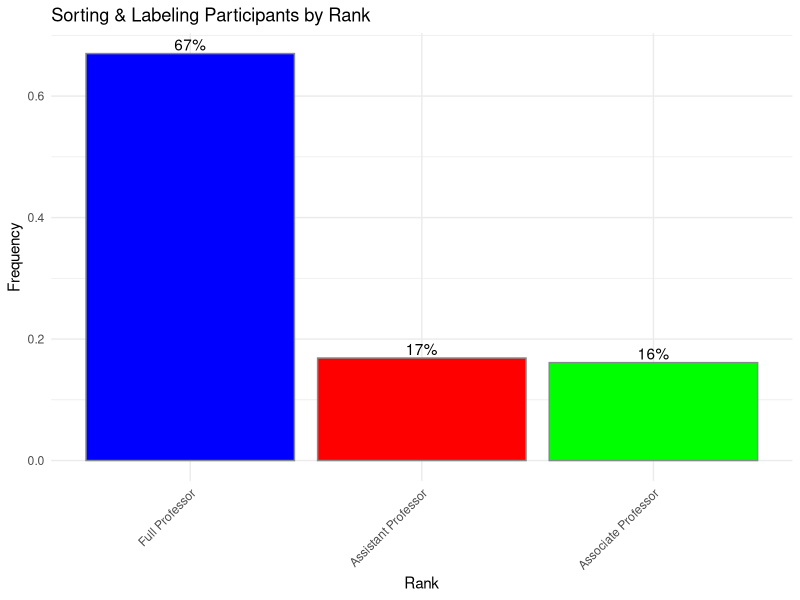
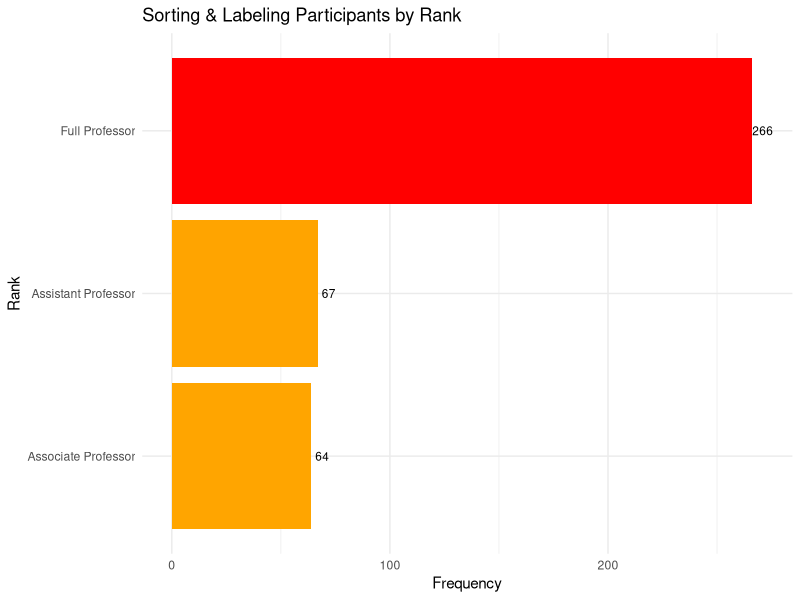
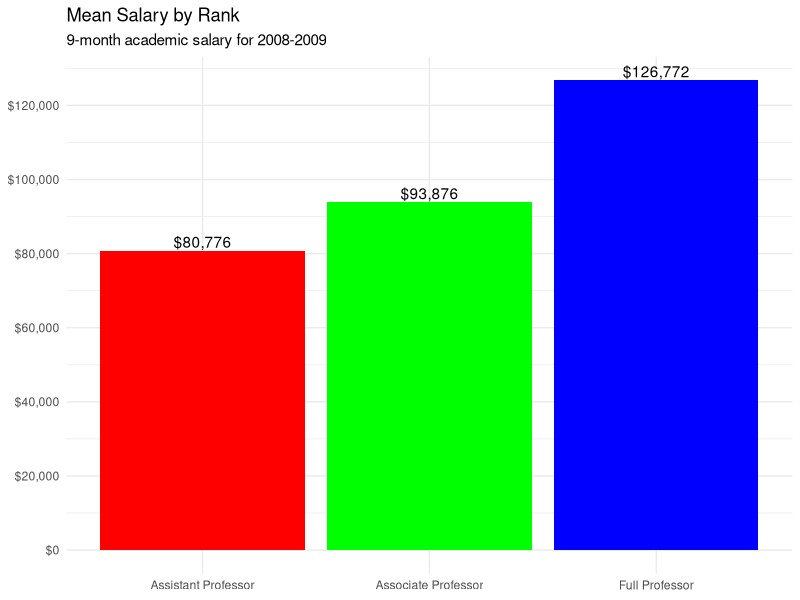
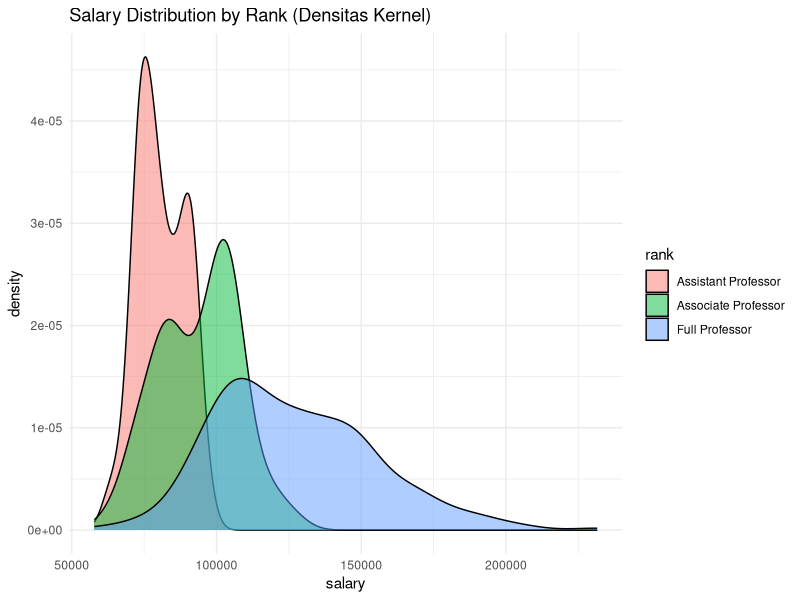
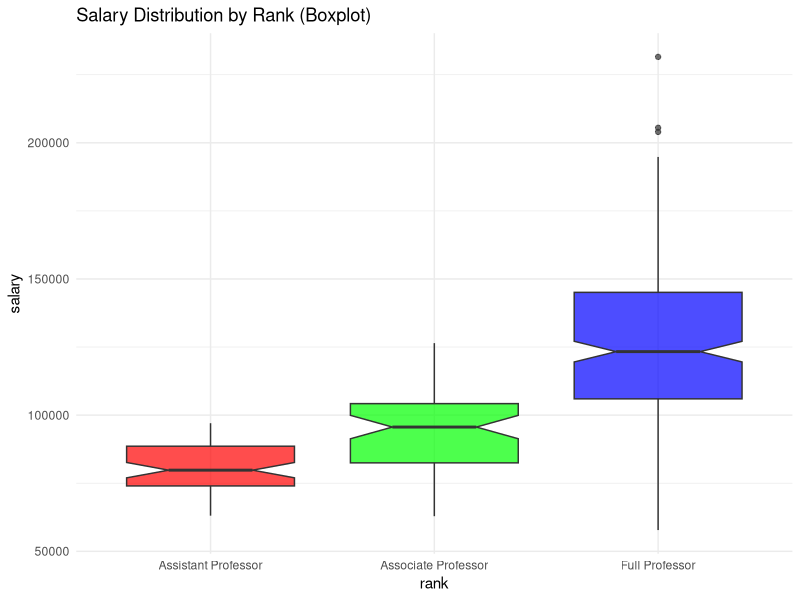
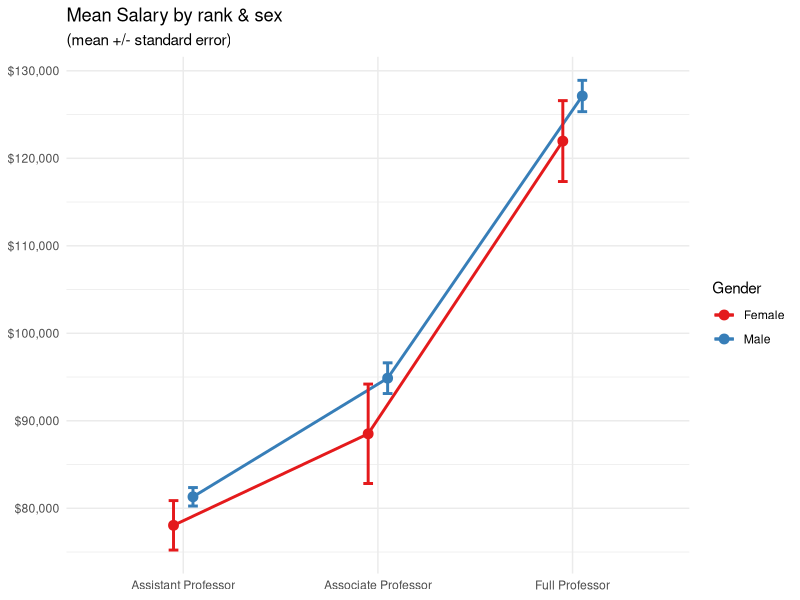
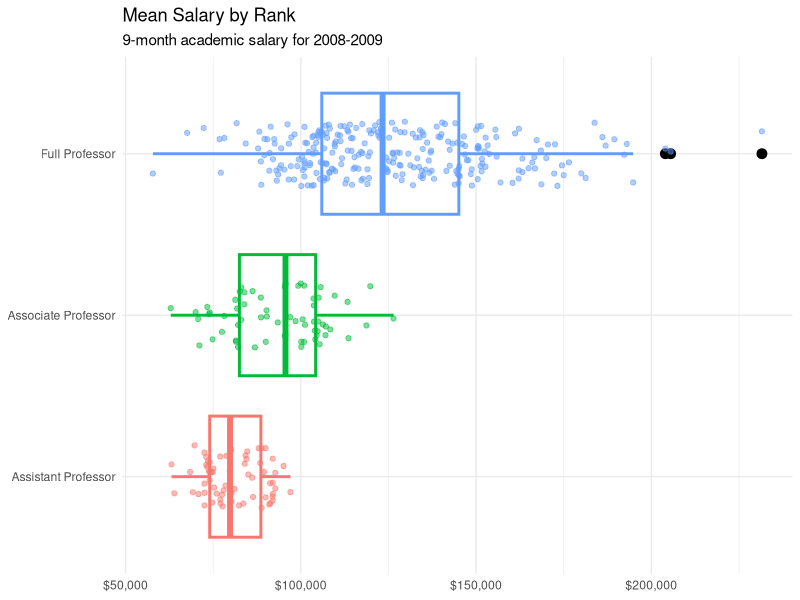
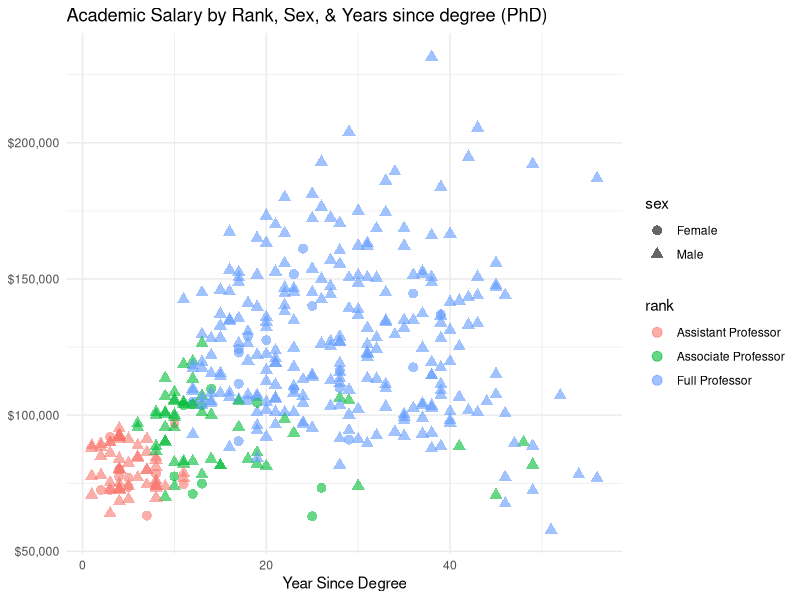

These charts were generated, in order, by the following R code:
## ---- chunk 1
# clear-up the environment
rm(list = ls())

# chunk options
knitr::opts_chunk$set(
  fig.align = "center",
  message = FALSE,
  warning = FALSE,
  comment = "#>"
)
## ---- chunk 2
library(ggplot2)
library(scales)
library(carData)
library(dplyr)
library(ggridges)
data(Salaries,
     package = "carData")
## ---- chunk 3
Salaries
## ---- chunk 4
str(Salaries)
## ---- chunk 5
colSums(is.na(Salaries))
## ---- chunk 6
Salaries_clean <- Salaries %>%
  mutate(rank = ifelse(rank == "Prof", "Full Professor",
                       ifelse(rank == "AsstProf", "Assistant Professor", "Associate Professor")))
Salaries_clean
## ---- chunk 7
plot_bar <- Salaries_clean %>% 
  count(rank) %>% 
  mutate(pct = n / sum(n),
         pctlabel = paste0(round(pct*100), "%"))

ggplot(plot_bar,
       aes(x = reorder(rank, -pct),
           y = pct)) +
  geom_bar(stat = "identity",
           fill = rainbow(3),
           color = "azure4") +
  geom_text(aes(label = pctlabel),
                vjust = -0.25) +
  theme_minimal() +
  labs(x = "Rank",
       y = "Frequency",
       title = "Sorting & Labeling Participants by Rank") +
  theme(axis.text.x = element_text(angle = 45,
                                   hjust = 1))
## ---- chunk 8
Salaries_col <- as.data.frame(table(Salaries_clean$rank))
Salaries_col
## ---- chunk 9
ggplot(Salaries_col,
       aes(x = Freq,
           y = reorder(Var1, Freq))) +
  geom_col(aes(fill = Freq)) +
  scale_fill_gradient(low = "orange", high = "red") +
  geom_text(aes(label = Freq),
            color = "black",
            size = 3,
            nudge_x = 5) +
  theme_minimal() +
  theme(legend.position = "none") +
  labs(x = "Frequency",
       y = "Rank",
       title = "Sorting & Labeling Participants by Rank")
## ---- chunk 10
plot_bar1 <- Salaries_clean %>% 
  group_by(rank) %>% 
  dplyr::summarize(mean_salary = mean(salary))

ggplot(plot_bar1,
       aes(x = factor(rank,
                      labels = c("Assistant Professor", "Associate Professor", "Full Professor")),
           y = mean_salary)) +
  geom_bar(stat = "identity",
           fill = rainbow(3)) +
  geom_text(aes(label = dollar(mean_salary)),
            vjust = -0.25) +
  scale_y_continuous(breaks = seq(0, 130000, 20000),
                     label = dollar) +
  theme_minimal() +
  labs(title = "Mean Salary by Rank",
       subtitle = "9-month academic salary for 2008-2009",
       x = NULL,
       y = NULL)
## ---- chunk 11
ggplot(Salaries_clean,
       aes(x = salary,
           fill = rank)) +
  geom_density(alpha = 0.5) +
  theme_minimal() +
  labs(title = "Salary Distribution by Rank (Densitas Kernel)")
## ---- chunk 12
ggplot(Salaries_clean,
       aes(x = rank,
           y = salary)) +
  geom_boxplot(notch = TRUE,
               fill = rainbow(3),
               alpha = 0.7) +
  theme_minimal() +
  labs(title = "Salary Distribution by Rank (Boxplot)")
## ---- chunk 13
plot_line1 <- Salaries_clean %>% 
  group_by(rank, sex) %>% 
  dplyr::summarize(n = n(),
                   mean = mean(salary),
                   sd = sd(salary),
                   se = sd/sqrt(n),
                   ci = qt(0.975, df = n - 1) * sd / sqrt(n))

pd <- position_dodge(0.2)

ggplot(plot_line1,
       aes(x = factor(rank,
                      labels = c("Assistant Professor", "Associate Professor", "Full Professor")),
           y = mean,
           group = sex,
           color = sex)) +
  geom_point(position = pd,
             size = 3) +
  geom_line(position = pd,
            size = 1) +
  geom_errorbar(aes(ymin = mean - se,
                    ymax = mean + se),
                width = 0.1,
                position = pd,
                size = 1) +
  scale_y_continuous(labels = scales::dollar) +
  scale_color_brewer(palette = "Set1") +
  theme_minimal() +
  labs(title = "Mean Salary by rank & sex",
       subtitle = "(mean +/- standard error)",
       x = NULL,
       y = NULL,
       color = "Gender")
## ---- chunk 14
ggplot(Salaries_clean,
       aes(x = factor(rank,
                      labels = c("Assistant Professor", "Associate Professor", "Full Professor")),
           y = salary,
           color = rank)) +
  geom_boxplot(size = 1,
               outlier.alpha = 1,
               outlier.color = "black",
               outlier.size = 3) +
  geom_jitter(alpha = 0.5,
              width = 0.2) +
  scale_y_continuous(label = dollar) +
  labs(title = "Mean Salary by Rank",
       subtitle = "9-month academic salary for 2008-2009",
       x = NULL,
       y = NULL) +
  theme_minimal() +
  theme(legend.position = "none") +
  coord_flip()
## ---- chunk 15
ggplot(Salaries_clean,
       aes(x = yrs.since.phd,
           y = salary,
           color = rank,
           shape = sex)) +
  geom_point(size = 3,
             alpha = 0.6) +
  scale_y_continuous(labels = scales::dollar) +
  theme_minimal() +
  labs(title = "Academic Salary by Rank, Sex, & Years since degree (PhD)",
       x = "Year Since Degree",
       y = NULL)
## ---- chunk 16
ggplot(Salaries_clean,
       aes(x = yrs.since.phd,
           y = salary,
           color = rank,
           size = yrs.service)) +
  geom_point(alpha = 0.8) +
  scale_y_continuous(labels = scales::dollar) +
  theme_minimal() +
  labs(title = "Academic Salary by Rank, Sex, Years of Service & Years since degree (PhD)",
       x = "Year Since Degree",
       y = NULL)

